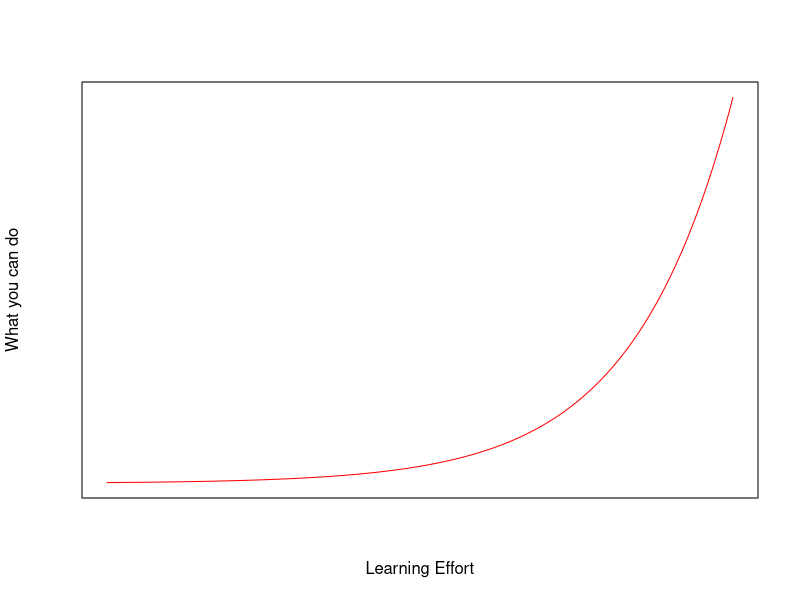

The R script that drew this image:
## ---- chunk 1
options(digits=3)
options(width= 50)
# for sampling
set.seed(1234)
## ---- chunk 2
x <- seq(1, 10, length.out = 100)
plot(x, 2^x, type = "l", xlab = "Learning Effort", ylab = "What you can do", col = "red", axes = FALSE); box()
## ---- chunk 3
x <- 1:10
x
y <- x + 1
y
## ---- chunk 4
ls()		
## ---- chunk 5
ls()
## ---- chunk 6
rm(x)  
ls()
## ---- chunk 7
42                      # this is a vector of length one!
## ---- chunk 8
x <- c(10.4, 5.6, 3.1, 6.4, 21.7)   # c combines values 
x

1/x			                        # element-wise division

y <- c(x, 0, 0, 0, 0, 0, x)		     # more combination
y
## ---- chunk 9
x
y
x+y  # elements of the shorter array are recycled!

sum(x)
length(x)
## ---- chunk 10
s1 <- 1:5	      # sequence of integers
s1

s2 <- seq(-1, 1, by = .2)   # using seq()
s2

rep(s1, times = 2)
rep(s1, each = 2)
## ---- chunk 11
x

l <- x > 13   # compare each value in x
l
mode(l)
as.numeric(l)	# coerce l into a numeric vector
## ---- chunk 12
z <- c(1:3,NA)
z

ind <- is.na(z)	    # find missing values
ind

0/0		    # creates a NaN (not a number)

1 + NA

2^5000		    # (close to) infinity
## ---- chunk 13
string <- c("Hello", "Ola")
string
## ---- chunk 14
paste(string, "World!")	    

labs <- paste(c("X","Y"), 1:10, sep = "")
labs
## ---- chunk 15
(sex <- c("male", "female", "female", "male", "male"))

(sex <- factor(sex))
## ---- chunk 16
levels(sex)
## ---- chunk 17
as.integer(sex)
## ---- chunk 18
x
# select the first element (index starts with 1!)
x[1]	  
# remove the first element
x[-1]	
# select elements (integer vector)
x[2:4]
# select elements (logical vector)
x[x > 7]	 
# replace elements
x[x > 7] <- NA
x
## ---- chunk 19
# using names
fruit <- c(5, 10, 1, 20)
names(fruit) <- c("orange", "banana", "apple", "peach")
fruit
lunch <- fruit[c("apple","orange")]
lunch
